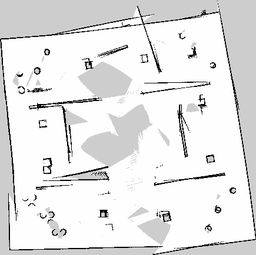
#> input picture projet_robotique_i2/map_world.pgm, 256 x 255 px, shrunk from 435 x 434 before the run, found by its file name
$ python analyse_path_combine.py
#> lines starting #> are read from the running program, lines starting #| are printed output that depends on the picture
#!/usr/bin/env python3
# -*- coding: utf-8 -*-

import numpy as np
import matplotlib.pyplot as plt
import heapq
import time
import math
import random
from PIL import Image

class PathPlannerComparatif:
    def __init__(self, map_path, resolution, origin):
#> called with resolution = 0.05
        self.resolution = resolution
        self.origin_x = origin[0]
        self.origin_y = origin[1]

        # Chargement de la carte PGM
        image = Image.open(map_path)
#> image is the input picture: PIL image 256x255 L; min 0, max 255, mean 228.9
        self.grid_map = np.array(image)
        self.height, self.width = self.grid_map.shape
#> self.height = 255; self.width = 256

        # Binarisation : < 200 est considéré comme obstacle ou inconnu
        self.obstacles = self.grid_map < 200
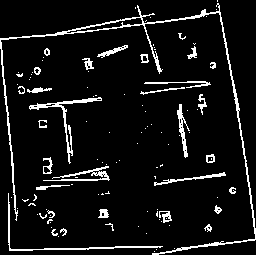
#> self.obstacles: shape (255, 256) bool; 7.6% white in thin lines or dots

        # Limites de la carte en mètres pour la génération aléatoire
        self.x_min = self.origin_x
        self.x_max = self.origin_x + (self.width * self.resolution)
#> self.x_max = 2.5
        self.y_min = self.origin_y
        self.y_max = self.origin_y + (self.height * self.resolution)
#> self.y_max = 2.05

    def coord_to_grid(self, x, y):
        col = int((x - self.origin_x) / self.resolution)
        row = self.height - 1 - int((y - self.origin_y) / self.resolution)
        return (row, col)

    def grid_to_coord(self, row, col):
        x = self.origin_x + (col * self.resolution)
        y = self.origin_y + ((self.height - 1 - row) * self.resolution)
        return (x, y)

    def get_random_coord(self):
        """Génère des coordonnées (x, y) aléatoires dans les limites de la carte."""
        x = random.uniform(self.x_min, self.x_max)
        y = random.uniform(self.y_min, self.y_max)
        return (x, y)

    def get_neighbors(self, node):
        r, c = node
        neighbors = []
        # 8 directions avec leurs coûts respectifs (1 pour orthogonal, 1.414 pour diagonal)
        directions = [(-1, 0, 1), (1, 0, 1), (0, -1, 1), (0, 1, 1),
                      (-1, -1, 1.414), (-1, 1, 1.414), (1, -1, 1.414), (1, 1, 1.414)]

        for dr, dc, cost in directions:
            nr, nc = r + dr, c + dc
            if 0 <= nr < self.height and 0 <= nc < self.width:
                if not self.obstacles[nr, nc]:
                    neighbors.append(((nr, nc), cost))
        return neighbors

    def planifier(self, start_m, goal_m, algorithme):
        start = self.coord_to_grid(start_m[0], start_m[1])
        goal = self.coord_to_grid(goal_m[0], goal_m[1])

        # Vérification anti-mur
        if not (0 <= start[0] < self.height and 0 <= start[1] < self.width) or \
           not (0 <= goal[0] < self.height and 0 <= goal[1] < self.width) or \
           self.obstacles[start[0], start[1]] or self.obstacles[goal[0], goal[1]]:
            return None, None, None

        open_set = []
        heapq.heappush(open_set, (0, start))
        came_from = {}
        g_score = {start: 0}
        nodes_explored = 0

        t0 = time.time()

        while open_set:
            current_prio, current = heapq.heappop(open_set)
            nodes_explored += 1

            if current == goal:
                break

            for neighbor, move_cost in self.get_neighbors(current):
                tentative_g_score = g_score[current] + move_cost

                if neighbor not in g_score or tentative_g_score < g_score[neighbor]:
                    came_from[neighbor] = current
                    g_score[neighbor] = tentative_g_score

                    h = math.dist(neighbor, goal)

                    if algorithme == "astar":
                        f_score = tentative_g_score + h  # f = g + h
                    elif algorithme == "dijkstra":
                        f_score = tentative_g_score      # f = g
                    elif algorithme == "greedy":
                        f_score = h                      # f = h

                    heapq.heappush(open_set, (f_score, neighbor))

        t1 = time.time()
        temps_execution = t1 - t0

        if goal not in came_from and start != goal:
            return None, None, None # Aucun chemin trouvé

        # Reconstruction du chemin
        path = []
        curr = goal
        while curr != start:
            path.append(curr)
            curr = came_from[curr]
        path.append(start)
        path.reverse()

        longueur_chemin = g_score[goal] * self.resolution
        path_coords = [self.grid_to_coord(r, c) for r, c in path]

        return path_coords, list(came_from.keys()), (temps_execution, nodes_explored, longueur_chemin)

    def afficher_comparaison(self, start, goal, resultats, num_test):
        plt.figure(figsize=(12, 10))
        plt.imshow(self.grid_map, cmap='gray')

        couleurs = {"astar": "red", "dijkstra": "blue", "greedy": "green"}
        styles = {"astar": "-", "dijkstra": "--", "greedy": ":"}

        # Affichage des chemins
        for algo, (chemin, explores, stats) in resultats.items():
            if chemin:
                grids = [self.coord_to_grid(x, y) for x, y in chemin]
                path_r, path_c = zip(*grids)

                t_exec, noeuds, dist = stats
                label = f"{algo.upper()} (Dist: {dist:.2f}m | Nœuds: {noeuds} | Tps: {t_exec:.3f}s)"

                plt.plot(path_c, path_r, color=couleurs[algo], linestyle=styles[algo], linewidth=2.5, label=label)

        # Départ et Arrivée
        s_r, s_c = self.coord_to_grid(start[0], start[1])
        g_r, g_c = self.coord_to_grid(goal[0], goal[1])
        plt.scatter(s_c, s_r, c='green', s=120, marker='o', label='Départ', zorder=5)
        plt.scatter(g_c, g_r, c='purple', s=120, marker='X', label='Arrivée', zorder=5)

        plt.title(f"Test {num_test}/5 : Comparaison A* / Dijkstra / Greedy Best-First", fontsize=14)
        plt.legend(loc="upper right", bbox_to_anchor=(1.0, -0.05), fancybox=True, shadow=True)
        plt.tight_layout()
        plt.show()

if __name__ == "__main__":
    # --- CONFIGURATION (adapte le chemin si nécessaire) ---
    CHEMIN_MAP = '/home/benbruno/turtlebot3_ws/src/projet_robotique_i2/maps/map_world.pgm'
    RESOLUTION = 0.05
    ORIGIN = [-10.3, -10.7]

    planificateur = PathPlannerComparatif(CHEMIN_MAP, RESOLUTION, ORIGIN)
    algorithmes = ["astar", "dijkstra", "greedy"]

    print("\nLancement de la série de 5 tests aléatoires...")

    for i in range(1, 6):
        print(f"\n{'='*40}")
        print(f"TEST {i}/5")

        # Génération aléatoire
        start = planificateur.get_random_coord()
        goal = planificateur.get_random_coord()

        print(f"Départ : ({start[0]:.2f}, {start[1]:.2f}) | Arrivée : ({goal[0]:.2f}, {goal[1]:.2f})")

        resultats_test = {}
        chemin_possible = True

        # Exécution des 3 algorithmes
        for algo in algorithmes:
            chemin, explores, stats = planificateur.planifier(start, goal, algo)

            if chemin is None:
                chemin_possible = False
                break # Inutile de tester les autres si le premier échoue (mur)
            else:
                resultats_test[algo] = (chemin, explores, stats)

        if not chemin_possible:
            print("CHEMIN IMPOSSIBLE (Départ/Arrivée sur un mur ou inatteignable).")
        else:
            print("Chemins trouvés ! Affichage du graphique...")
            planificateur.afficher_comparaison(start, goal, resultats_test, i)
#> this loop made 5 passes
#> pass 1, in afficher_comparaison, `plt.show()`:
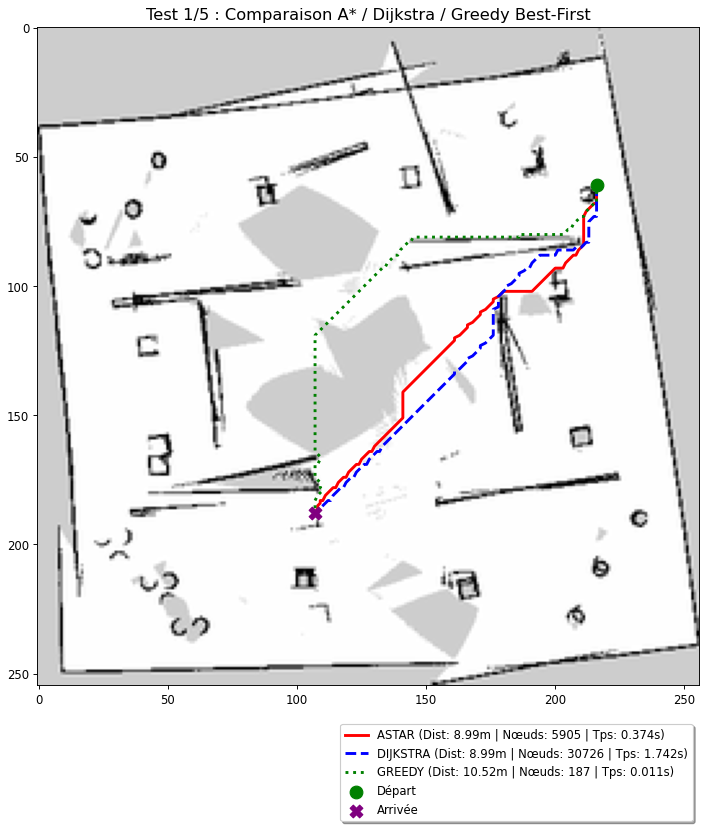
#> figure drawn by matplotlib, 1 panel
